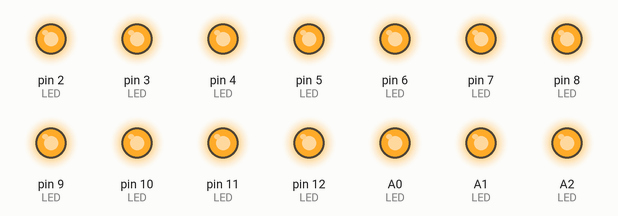
Simulated run of this sketch. Board: Arduino Uno, built with avr-gcc and run on an emulated ATmega328P. Shown: output pins drawn as LEDs (lit = HIGH).

Above: at 0.1 s.
Timing chart, 0 to 1.6 s (numbered marks = the images above):
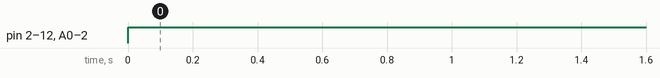

The sketch:

DSKDM_LED.ino
```cpp
#if not (defined(__AVR_ATmega328P__))
  #error Your board type is not supported!
#endif

#if (defined(__AVR_ATmega328P__))
  #define LED0 2
  #define LED1 3
  #define LED2 4
  #define LED3 5
  #define LED4 6
  #define LED5 7
  #define LED6 8
  #define LED7 9
  #define LED8 10
  #define LED9 11
  #define LED10 12
  #define LED11 A0
  #define LED12 A1
  #define LED13 A2
  #define LED14 A3
#endif

int LED[15] = {LED0,LED1,LED2,LED3,LED4,LED5,LED6,LED7,LED8,LED9,LED10,LED11,LED12,LED13,LED14};
int value = LOW;

void setup() {
  Serial.begin(9600);
  for(int i = 0; i < 15; i++){
    pinMode(LED[i], OUTPUT);
  }
}

void loop() {
   for(int k = 0; k < 15; k++){
    digitalWrite(LED[k], HIGH);
  }
  /*
  for(int i = 0; i < 15; i++){
    for(int j = 0; j < 15; j++){
      digitalWrite(LED[j], LOW);
    }
    digitalWrite(LED[i], HIGH);
    delay(500);
    Serial.print(LED[i]);
    Serial.print(" LED: ");
    Serial.println((String)LED[i]);
  }
  if(value == HIGH){
    value = LOW;
  }
  else value = HIGH;
  */
}
```

Measured:
- by itself, pin 2 (LED), pin 3 (LED), pin 4 (LED), pin 5 (LED), pin 6 (LED), pin 7 (LED), pin 8 (LED), pin 9 (LED), pin 10 (LED), pin 11 (LED), pin 12 (LED), A0 (LED), A1 (LED), A2 (LED): LOW → HIGH at 0.00 s
